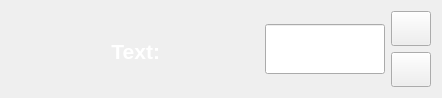
<?xml version="1.0" encoding="UTF-8"?>
<ui version="4.0">
 <class>MinesSpinBox</class>
 <widget class="QWidget" name="MinesSpinBox">
  <property name="geometry">
   <rect>
    <x>0</x>
    <y>0</y>
    <width>442</width>
    <height>98</height>
   </rect>
  </property>
  <property name="sizePolicy">
   <sizepolicy hsizetype="Preferred" vsizetype="Fixed">
    <horstretch>0</horstretch>
    <verstretch>0</verstretch>
   </sizepolicy>
  </property>
  <property name="minimumSize">
   <size>
    <width>0</width>
    <height>80</height>
   </size>
  </property>
  <property name="maximumSize">
   <size>
    <width>16777215</width>
    <height>98</height>
   </size>
  </property>
  <property name="windowTitle">
   <string>Form</string>
  </property>
  <layout class="QHBoxLayout" name="horizontalLayout">
   <item>
    <spacer name="horizontalSpacer">
     <property name="orientation">
      <enum>Qt::Horizontal</enum>
     </property>
     <property name="sizeHint" stdset="0">
      <size>
       <width>40</width>
       <height>20</height>
      </size>
     </property>
    </spacer>
   </item>
   <item>
    <widget class="QLabel" name="label">
     <property name="sizePolicy">
      <sizepolicy hsizetype="Preferred" vsizetype="Fixed">
       <horstretch>0</horstretch>
       <verstretch>0</verstretch>
      </sizepolicy>
     </property>
     <property name="minimumSize">
      <size>
       <width>2</width>
       <height>80</height>
      </size>
     </property>
     <property name="maximumSize">
      <size>
       <width>16777215</width>
       <height>80</height>
      </size>
     </property>
     <property name="baseSize">
      <size>
       <width>0</width>
       <height>80</height>
      </size>
     </property>
     <property name="font">
      <font>
       <family>Arial</family>
       <pointsize>16</pointsize>
       <weight>75</weight>
       <bold>true</bold>
      </font>
     </property>
     <property name="styleSheet">
      <string notr="true">color:#ffffff</string>
     </property>
     <property name="text">
      <string>Text:</string>
     </property>
     <property name="alignment">
      <set>Qt::AlignRight|Qt::AlignTrailing|Qt::AlignVCenter</set>
     </property>
    </widget>
   </item>
   <item>
    <spacer name="horizontalSpacer_2">
     <property name="orientation">
      <enum>Qt::Horizontal</enum>
     </property>
     <property name="sizeHint" stdset="0">
      <size>
       <width>40</width>
       <height>20</height>
      </size>
     </property>
    </spacer>
   </item>
   <item>
    <widget class="QLineEdit" name="lineEdit">
     <property name="enabled">
      <bool>true</bool>
     </property>
     <property name="sizePolicy">
      <sizepolicy hsizetype="Expanding" vsizetype="Fixed">
       <horstretch>0</horstretch>
       <verstretch>0</verstretch>
      </sizepolicy>
     </property>
     <property name="minimumSize">
      <size>
       <width>30</width>
       <height>50</height>
      </size>
     </property>
     <property name="maximumSize">
      <size>
       <width>120</width>
       <height>50</height>
      </size>
     </property>
     <property name="font">
      <font>
       <family>Arial</family>
       <pointsize>18</pointsize>
       <weight>75</weight>
       <italic>false</italic>
       <bold>true</bold>
      </font>
     </property>
     <property name="styleSheet">
      <string notr="true">color: rgb(255, 255, 255);</string>
     </property>
     <property name="text">
      <string/>
     </property>
    </widget>
   </item>
   <item>
    <layout class="QVBoxLayout" name="verticalLayout">
     <item>
      <widget class="QPushButton" name="pushButton_plus">
       <property name="sizePolicy">
        <sizepolicy hsizetype="Fixed" vsizetype="Fixed">
         <horstretch>0</horstretch>
         <verstretch>0</verstretch>
        </sizepolicy>
       </property>
       <property name="minimumSize">
        <size>
         <width>40</width>
         <height>35</height>
        </size>
       </property>
       <property name="maximumSize">
        <size>
         <width>40</width>
         <height>35</height>
        </size>
       </property>
       <property name="baseSize">
        <size>
         <width>0</width>
         <height>0</height>
        </size>
       </property>
       <property name="focusPolicy">
        <enum>Qt::NoFocus</enum>
       </property>
       <property name="styleSheet">
        <string notr="true">border-color:0x7fffff</string>
       </property>
       <property name="text">
        <string/>
       </property>
       <property name="icon">
        <iconset resource="img.qrc">
         <normaloff>:/img/list-add.png</normaloff>:/img/list-add.png</iconset>
       </property>
       <property name="iconSize">
        <size>
         <width>32</width>
         <height>32</height>
        </size>
       </property>
      </widget>
     </item>
     <item>
      <widget class="QPushButton" name="pushButton_minus">
       <property name="sizePolicy">
        <sizepolicy hsizetype="Fixed" vsizetype="Fixed">
         <horstretch>0</horstretch>
         <verstretch>0</verstretch>
        </sizepolicy>
       </property>
       <property name="minimumSize">
        <size>
         <width>40</width>
         <height>35</height>
        </size>
       </property>
       <property name="maximumSize">
        <size>
         <width>40</width>
         <height>35</height>
        </size>
       </property>
       <property name="baseSize">
        <size>
         <width>0</width>
         <height>0</height>
        </size>
       </property>
       <property name="focusPolicy">
        <enum>Qt::NoFocus</enum>
       </property>
       <property name="text">
        <string/>
       </property>
       <property name="icon">
        <iconset resource="img.qrc">
         <normaloff>:/img/list-remove.png</normaloff>:/img/list-remove.png</iconset>
       </property>
       <property name="iconSize">
        <size>
         <width>32</width>
         <height>32</height>
        </size>
       </property>
      </widget>
     </item>
    </layout>
   </item>
  </layout>
 </widget>
 <resources>
  <include location="img.qrc"/>
 </resources>
 <connections/>
</ui>
